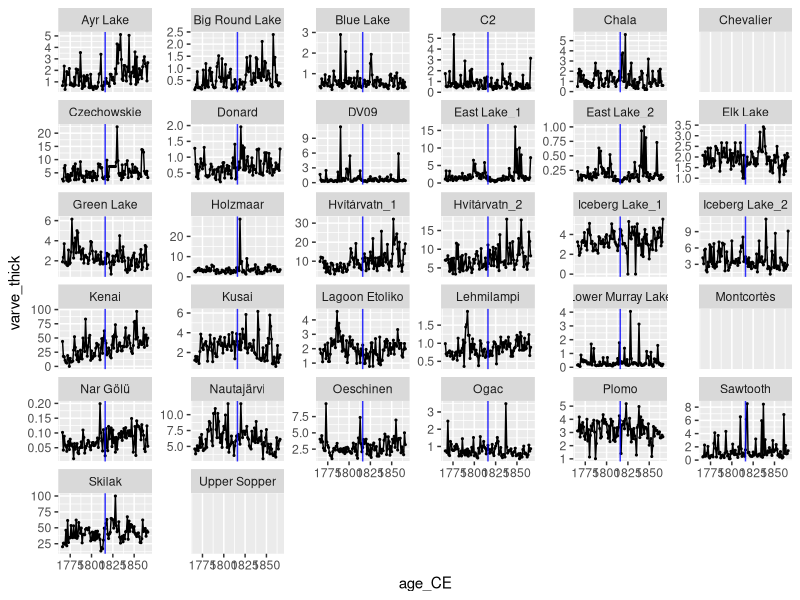
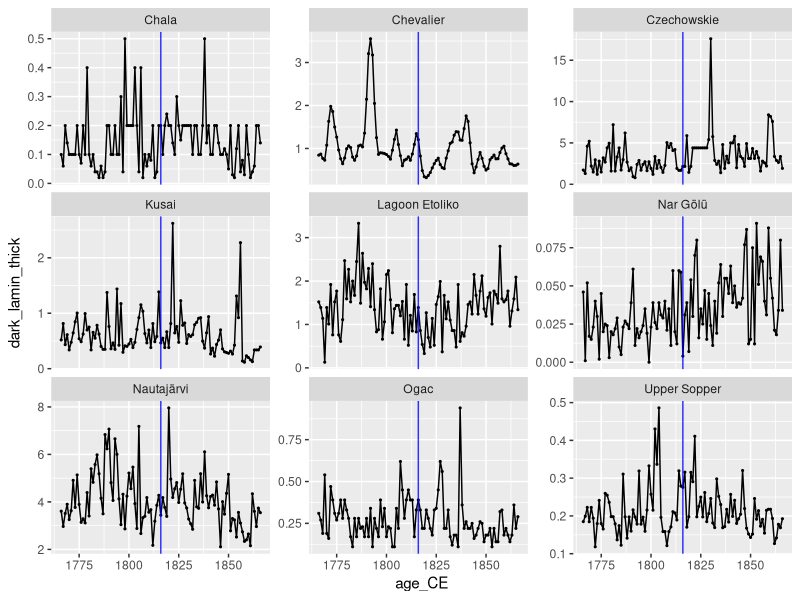
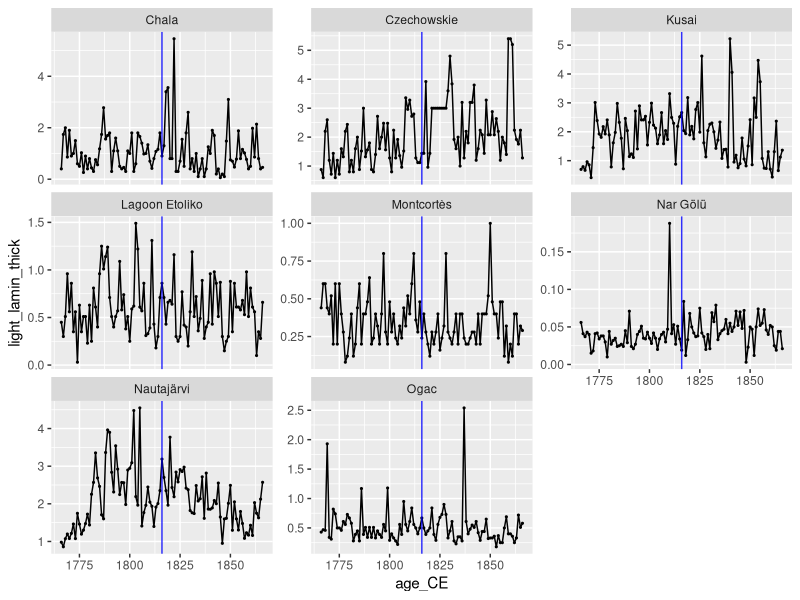

The R script that drew these images, in order: (Note: this script raises an error after producing the figures.)
library(tidyverse)
library(ggrepel)
#plot anomalies------
full_ds_an <- read_csv("data/full_ds_an.csv") %>% 
  pivot_longer(cols = summer_1816_temp_an:winter_1816_17_prec_an,
               names_to = "anomaly", values_to = "value_of_anomaly") %>% 
  mutate(unit4anomaly = ifelse(anomaly == "summer_1816_temp_an" | anomaly == "winter_1816_17_temp_an", "°C", "%"))

anomalies_plot <- ggplot(full_ds_an, aes(y = lake_name, x = value_of_anomaly)) +
  geom_col() +
  facet_wrap(.~ anomaly, scales = "free")

#plot varve links to climate-------
varve2climate <- tribble(
  ~lake_name, ~climate_var, ~relation, ~season, ~strength, ~other_drivers, ~comment,
  "Ayr Lake", "uncertain", NA, NA, NA, NA, NA,
  "Big Round Lake", "temperature", "positive", "summer", "r = 0.46", NA, NA,
  "Blue Lake", "temperature", "positive", "summer", "r2 = 0.31", NA, NA,
  "C2", "temperature", "positive", "summer", NA, NA, "association of varve thickness with summer temperature follows Hardy et al. (1996)",
  "Chala light", "precipitation", "positive", "summer", NA, "wind", "strong relationship with ENSO; thick light layer = La ninia",
#  "Chala dark", "uncertain", NA, "various", NA, NA, NA,
  "Chevalier dark", "temperature", "positive", "winter", "r = 0.71", "snowmelt", "r corresponds to nival units",
#  "Czechowskie", "uncertain", NA, NA, NA, NA, NA,
  "Donard", "temperature", "positive", "summer", "r = 0.57", NA, NA,
  "DV09", "temperature", "positive", "summer", NA, NA, "correlation with instrumental data was weak, but met station is distant",
  "East Lake", "uncertain", NA, "various", NA, "snow depth", "correlation with many variables was tested; no variable have dominating significance",
  "Elk Lake", "uncertain", NA, NA, NA, NA, "no information on varve thickness data in the text",
  "Green Lake", "hydrological extremes", "positive", "various", NA, "glacier recession", NA, 
  "Holzmaar", "temperature", "negative", "various", "various", "precipitation", "see jpg for correlations",
  "Hvítárvatn", "uncertain", NA, NA, NA, "rate of glacia erosion", NA,
  "Iceberg Lake", "temperature", "positive", "summer", "weak", "lake levels; glacier dynamics", NA,
#  "Kenai", "hydrological extremes", "positive", NA, NA, NA, NA,
  "Kusai light", "temperature", "positive", "summer", NA, NA, NA,
  "Kusai dark", "wind strength", "positive", "summer", NA, NA, "wind strength is modulated by Siberian High",
  "Lagoon Etoliko light", "temperature", "positive", "summer", NA, "productivity", NA,
"Lagoon Etoliko dark", "uncertain", NA, NA, NA, "productivity", NA,
  "Lehmilampi", "temperature", "negative", "various", NA, "erosion", NA,
  "Lower Murray Lake", "temperature", "positive", "summer", NA, NA, NA,
  "Montcortès light", "precipitation", "positive", "autumn", "r = 0.428", "temperature, and precipitation in other months", NA,
  "Nar Gölü light", "precipitation", "positive", "spring", NA, "evaporation", NA,
  "Nar Gölü dark", "uncertain", NA, NA, NA, "productivity", NA,
  "Nautajärvi light", "precipitation", "positive", "winter", NA, "winter temperature", NA,
"Nautajärvi dark", "uncertain", NA, NA, NA, NA, NA,
  "Oeschinen", "precipitation", "positive", "summer", "r = 0.6", NA, NA,
  "Ogac light", "temperature", "positive", "summer", "uncertain", "melting degree days etc.", "many variables related to summer thermal conditions can be important; no regression on instrumental data has been done",
  "Ogac dark", "uncertain", NA, "various", NA, NA, "a consequence of late summer/fall precipitation as well as of spring/early summer temperature",
  "Plomo", "temperature", "positive", "winter", NA, NA, "the lake is glacier fed and depends on amount of material delivered with a meltwater; boreal winter is austral summer!",
  "Sawtooth", "temperature", "positive", "summer", "r = 0.16", "melting degree-days r = 0.27", NA,
#  "Skilak", "hydrological extremes", "positive", NA, NA, NA, NA,
  "Upper Sopper dark", "temperature", "positive", "summer", "r = 0.82", NA, NA,
  "Żabińskie light", "uncertain", NA, NA, NA, NA, NA,
"Żabińskie dark", "uncertain", NA, NA, NA, NA, NA
) %>% #by season I mean boreal season
  mutate(across(1:7, as.factor),
         climate_var = factor(climate_var, levels = c("temperature", "precipitation", "wind strength",
                                                     "hydrological extremes", "uncertain")),
         season = factor(season, levels = c("spring", "summer", "autumn", "winter")),
         lake_name = factor(lake_name, levels = sort(lake_name, decreasing = TRUE))
         )

varve2climate_plot <- ggplot(varve2climate) +
  geom_point(aes(x = climate_var, y = lake_name, color = season), size = 5) +
  geom_point(aes(x = climate_var, y = lake_name, shape = relation), size = 6) +
  scale_color_manual(values = c("summer" = "#FF6666", "autumn" = "#B8860B", "winter" = "lightblue", "spring" = "lightgreen")) +
  scale_shape_manual(values = c("negative" = 45, "positive" = 43)) +
  labs(
    x = "Climate Variable",
    y = "Lake Name",
    color = "Season",
    shape = "Relationship with \n climate variable"
  )

#plot varve thickness time series -------

full_ds <- read_csv("data/full_ds.csv") %>% 
  filter(age_CE > 1765 & age_CE < 1867)

varve_thick_plot <- ggplot(full_ds, aes(x = age_CE, y = varve_thick)) +
  geom_line() +
  geom_point(size = 0.4) +
  geom_vline(xintercept = 1816, color = "blue", alpha = 0.8) +
  facet_wrap(.~ lake_name, scales = "free_y")

varve_thick_plot

dark_lamin_thick_plot <- full_ds %>% 
  filter(!is.na(dark_lamin_thick)) %>% 
  ggplot(aes(x = age_CE, y = dark_lamin_thick)) +
  geom_line() +
  geom_point(size = 0.4) +
  geom_vline(xintercept = 1816, color = "blue", alpha = 0.8) +
  facet_wrap(.~ lake_name, scales = "free_y")

dark_lamin_thick_plot

light_lamin_thick_plot <- full_ds %>% 
  filter(!is.na(light_lamin_thick)) %>% 
  ggplot(aes(x = age_CE, y = light_lamin_thick)) +
  geom_line() +
  geom_point(size = 0.4) +
  geom_vline(xintercept = 1816, color = "blue", alpha = 0.8) +
  facet_wrap(.~ lake_name, scales = "free_y")

light_lamin_thick_plot

#plot peak detection results ---------
##total vt-----
#add labels to peaks so that the corresponding year is visible
pd_df_vt_total_mgcv <- read_csv("data/pd_df_vt_total_mgcv.csv")

pd_df_vt_total_mgcv_plot <- ggplot(pd_df_vt_total_mgcv, aes(x = age_CE, y = varve_thick)) +
  geom_line() +
  geom_point(size = 0.4) +
  geom_point(data = filter(pd_df_vt_total_mgcv, peaks_pos == 1),
             shape = 8, color = "red") +
  geom_point(data = filter(pd_df_vt_total_mgcv, peaks_neg == 1), 
             shape = 8, color = "blue") +
  geom_vline(xintercept = 1816, color = "blue", alpha = 0.8) +
  geom_text_repel(data = filter(pd_df_vt_total_mgcv,
                                (peaks_pos == 1 | peaks_neg == 1) & age_CE >= 1805 & age_CE <= 1825),
            aes(label = as.character(round(age_CE, 0))),
             vjust = -0.5) +
  facet_wrap(.~ lake_name, scales = "free_y")



##light laminae thickness-------
pd_df_vt_light_mgcv <- read_csv("data/pd_df_vt_light_mgcv.csv")

pd_df_vt_light_mgcv_plot <- ggplot(pd_df_vt_light_mgcv, aes(x = age_CE, y = light_lamin_thick)) +
  geom_line() +
  geom_point(size = 0.4) +
  geom_point(data = filter(pd_df_vt_light_mgcv, peaks_pos == 1),
             shape = 8, color = "red") +
  geom_point(data = filter(pd_df_vt_light_mgcv, peaks_neg == 1), 
             shape = 8, color = "blue") +
  geom_vline(xintercept = 1816, color = "blue", alpha = 0.8) +
  geom_text_repel(data = filter(pd_df_vt_light_mgcv,
                                (peaks_pos == 1 | peaks_neg == 1) & age_CE >= 1805 & age_CE <= 1825),
                  aes(label = as.character(round(age_CE, 0))),
                  vjust = -0.5) +
  facet_wrap(.~ lake_name, scales = "free_y")

pd_df_vt_light_mgcv + xlim(c(1800, 1840))

##dark laminae thickness-------
pd_df_vt_dark_mgcv <- read_csv("data/pd_df_vt_dark_mgcv.csv")

pd_df_vt_dark_mgcv_plot <- ggplot(pd_df_vt_dark_mgcv, aes(x = age_CE, y = dark_lamin_thick)) +
  geom_line() +
  geom_point(size = 0.4) +
  geom_point(data = filter(pd_df_vt_dark_mgcv, peaks_pos == 1),
             shape = 8, color = "red") +
  geom_point(data = filter(pd_df_vt_dark_mgcv, peaks_neg == 1), 
             shape = 8, color = "blue") +
  geom_vline(xintercept = 1816, color = "blue", alpha = 0.8) +
  geom_text_repel(data = filter(pd_df_vt_dark_mgcv,
                                (peaks_pos == 1 | peaks_neg == 1) & age_CE >= 1805 & age_CE <= 1825),
                  aes(label = as.character(round(age_CE, 0))),
                  vjust = -0.5) +
  facet_wrap(.~ lake_name, scales = "free_y")

pd_df_vt_dark_mgcv + xlim(c(1800, 1840))
